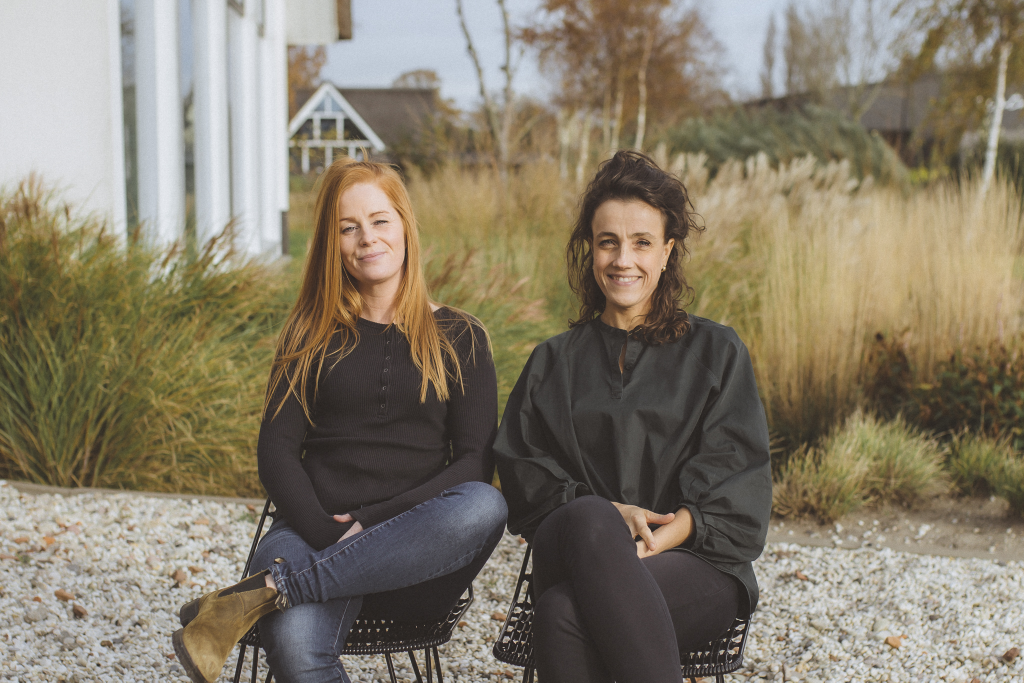
#> input picture bron/fotos/AM2A5314.jpg, 2048 x 1365 px (shown at 1/2 size); the run also reads 2 pictures not shown here
$ python fotos.py
#> lines starting #> are read from the running program, lines starting #| are printed output that depends on the picture
#!/usr/bin/env python3
"""
Backpack — foto's bijsnijden.

Alle uitsnedes staan hieronder in één lijst. Wil je een foto anders
gesneden hebben, pas dan het kadervak aan en draai dit script opnieuw.

Draaien:  python3 tools/fotos.py
Daarna:   open tools/CONTROLE.jpg en kijk of alles goed staat.

Waarom dit script bestaat: bij het bijsnijden werd eerder een foto op
de gok gecentreerd, waardoor gezichten buiten beeld vielen. Nu staat
elke uitsnede vastgelegd, is hij herhaalbaar, en dwingt het script je
om achteraf te kijken.

Het kadervak (l, t, r, b) is een fractie van de originele foto:
0 is links/boven, 1 is rechts/onder. Binnen dat vak wordt op de
gevraagde verhouding gesneden, met het midden van het vak als hart.
"""
import os
from PIL import Image

HIER = os.path.dirname(os.path.abspath(__file__))
REPO = os.path.dirname(HIER)
BRON = os.path.join(REPO, "bron", "fotos")      # hier staan de originelen
UIT = os.path.join(REPO, "images")

# bestand,                  doel,                        breedte, hoogte, kadervak
UITSNEDES = [
    ("AM2A5314.jpg",        "hero-duo",                   1400, 1120, (0, 0, 1, 1)),
    ("AM2A5122.jpg",        "verhaal-wandelen",           1000, 1200, (0, .04, 1, 1)),
    # Even voorstellen: begint hoog genoeg, anders vallen de gezichten eruit
    ("AM2A5296(1).jpg",     "video-still",                1600, 1000, (.06, .16, .80, .86)),
    ("AM2A5095.jpg",        "contact-duo",                1000, 1250, (0, .06, 1, 1)),
    ("pAM2A4857_pp(1).jpg", "portret-clementine",          900, 1125, (0, 0, 1, .88)),
    ("AM2A4528.jpg",        "portret-clementine-alt",      900, 1125, (.12, .16, .98, 1)),
    ("AM2A4449.jpg",        "portret-maaike",              900, 1125, (.20, .10, .92, .86)),
    ("AM2A4684.jpg",        "portret-maaike-alt",          900, 1125, (.22, .22, 1, 1)),
    ("pAM2A4857_pp(1).jpg", "avatar-clementine",           280,  280, (.10, .05, .86, .74)),
    ("AM2A4449.jpg",        "avatar-maaike",               280,  280, (.365, .295, .655, .58)),
    ("IMG_1917.jpg",        "praktijk-voorschoten",       1200,  900, (0, 0, 1, 1)),
]


def snijd(bestand, naam, breedte, hoogte, kader, kwaliteit=84):
#> called with bestand = 'AM2A5314.jpg', naam = 'hero-duo', breedte = 1400, hoogte = 1120, kader = (0, 0, 1, 1), kwaliteit = 84
    pad = os.path.join(BRON, bestand)
    if not os.path.exists(pad):
        print(f"  overgeslagen (origineel ontbreekt): {bestand}")
        return False
    im = Image.open(pad).convert("RGB")
#> im is the input picture: PIL image 2048x1365 RGB; mean R, G, B 132.4, 123.4, 105.9
    W, H = im.size
#> W = 2048; H = 1365
    l, t, r, b = (int(v * d) for v, d in zip(kader, (W, H, W, H)))
#> l = 0; t = 0; r = 2048; b = 1365
    im = im.crop((l, t, r, b))
    W, H = im.size
    doel = breedte / hoogte
    nw, nh = (int(H * doel), H) if W / H > doel else (W, int(W / doel))
#> nw = 1706; nh = 1365
    im = im.crop(((W - nw) // 2, (H - nh) // 2, (W - nw) // 2 + nw, (H - nh) // 2 + nh))
#> im: PIL image 1706x1365 RGB
    im = im.resize((breedte, hoogte), Image.LANCZOS)
#> im: PIL image 1400x1120 RGB
#> call 4 of snijd, with bestand = 'AM2A5095.jpg', naam = 'contact-duo', breedte = 1000, hoogte = 1250, kader = (0, 0.06, 1, 1), kwaliteit = 84
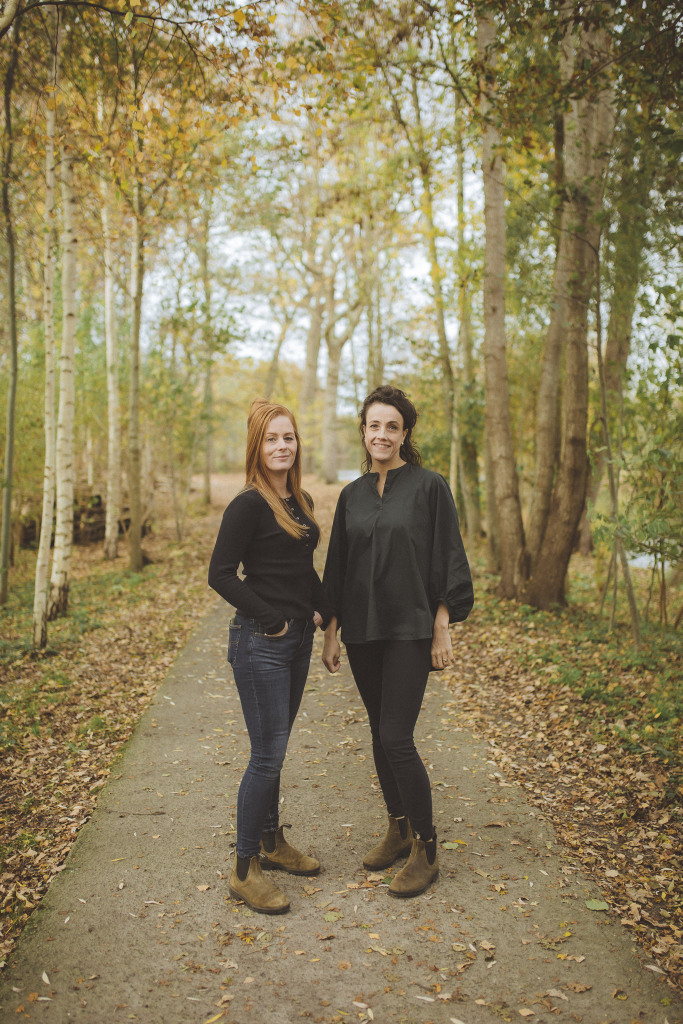
#> input picture bron/fotos/AM2A5095.jpg, 1365 x 2048 px (shown at 1/2 size)
#> in snijd, im is the input picture: PIL image 1365x2048 RGB; mean R, G, B 140.7, 128, 92.9
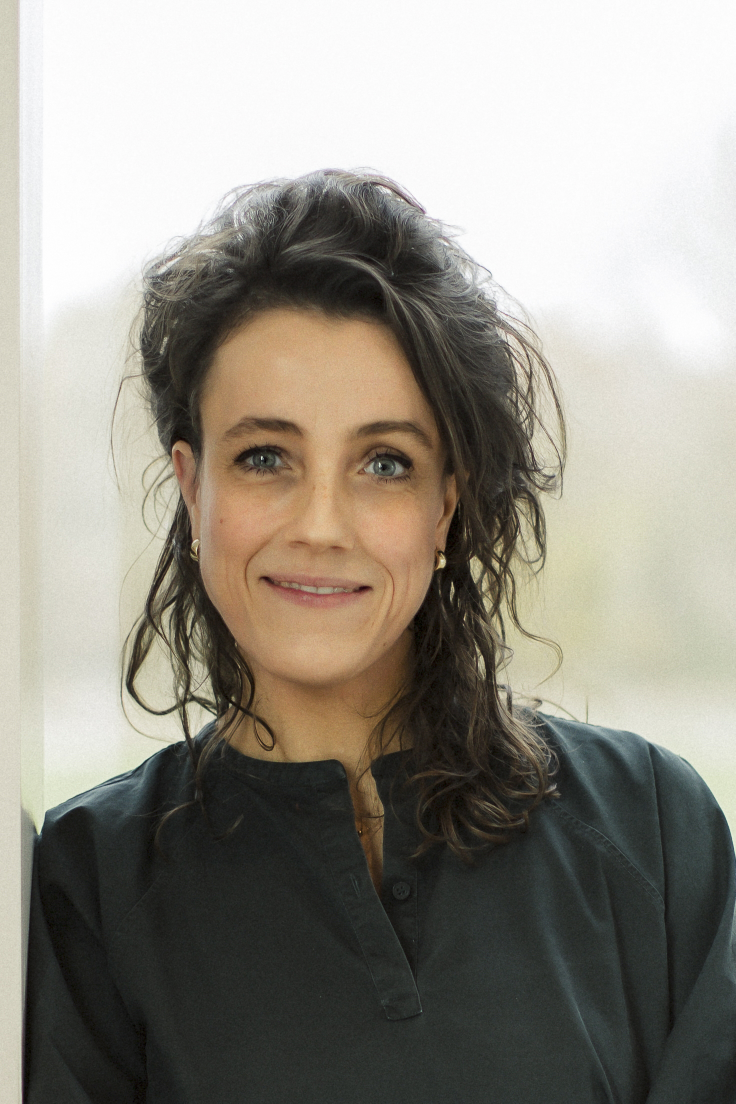
#> input picture bron/fotos/pAM2A4857_pp(1).jpg, 1471 x 2207 px (shown at 1/2 size)
#> in snijd, im is the input picture: PIL image 1471x2207 RGB; mean R, G, B 147.5, 143.4, 133.8
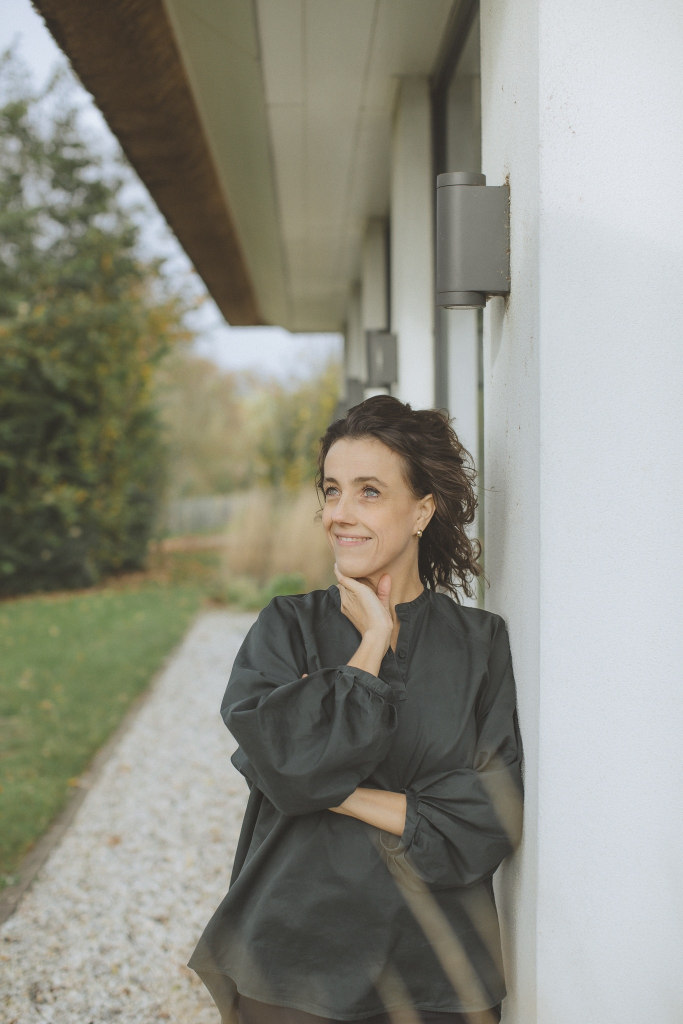
#> input picture bron/fotos/AM2A4528.jpg, 1365 x 2048 px (shown at 1/2 size)
#> in snijd, im is the input picture: PIL image 1365x2048 RGB; mean R, G, B 142.7, 142.6, 131.5
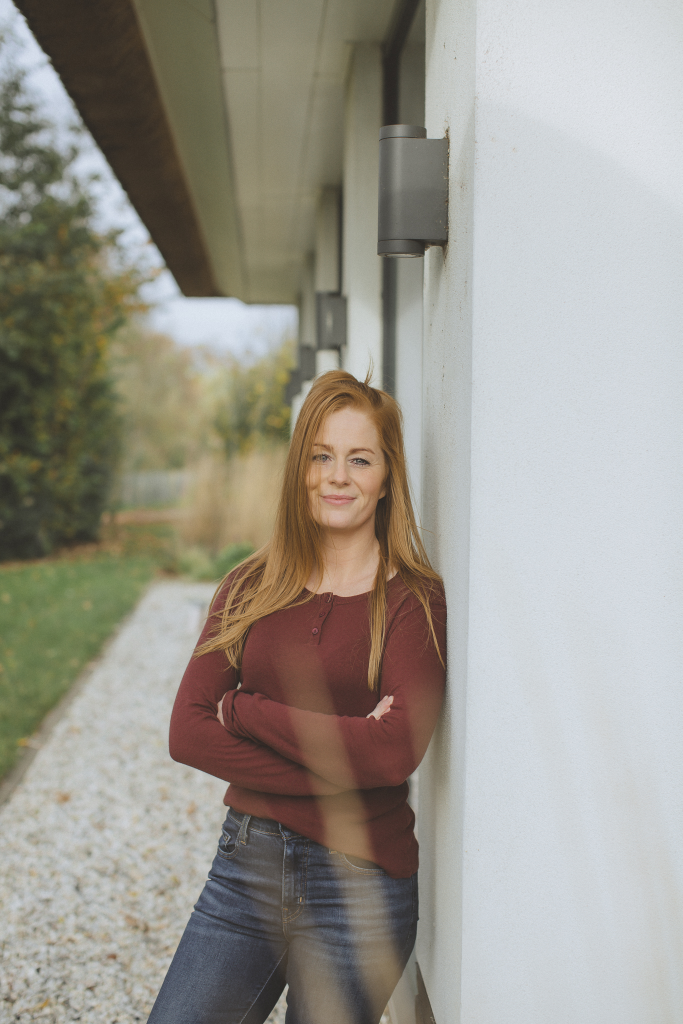
#> input picture bron/fotos/AM2A4449.jpg, 1365 x 2048 px (shown at 1/2 size)
#> in snijd, im is the input picture: PIL image 1365x2048 RGB; mean R, G, B 154.7, 151.2, 142.1
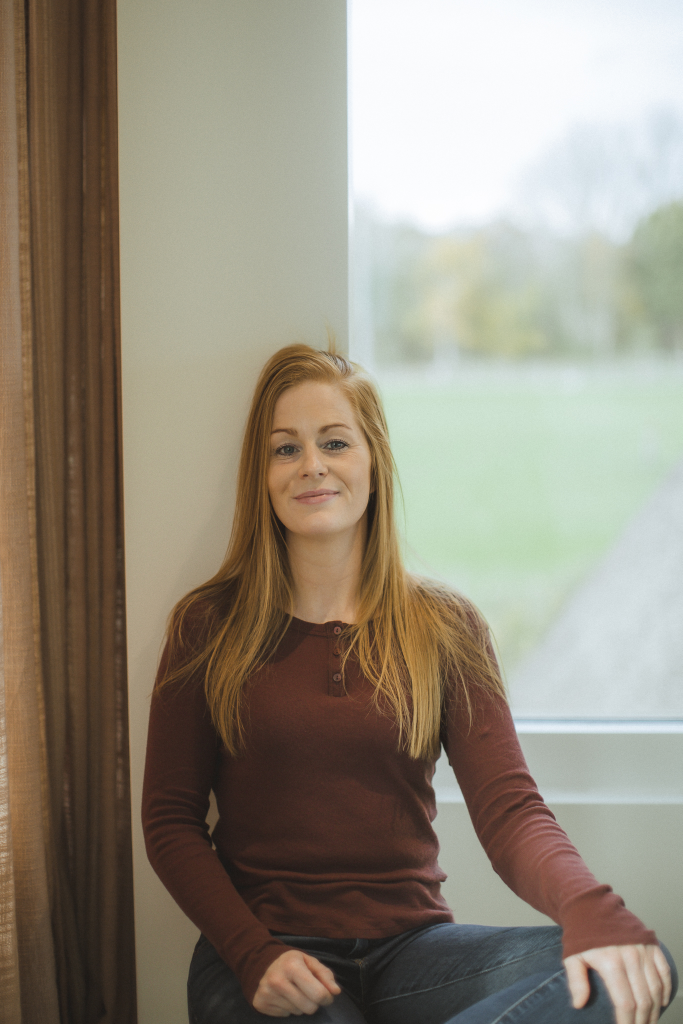
#> input picture bron/fotos/AM2A4684.jpg, 1365 x 2048 px (shown at 1/2 size)
#> in snijd, im is the input picture: PIL image 1365x2048 RGB; mean R, G, B 147.5, 139.7, 125
    im.save(os.path.join(UIT, naam + ".webp"), "WEBP", quality=kwaliteit, method=6)
    im.save(os.path.join(UIT, naam + ".jpg"), "JPEG", quality=kwaliteit,
            optimize=True, progressive=True)
    print(f"  {naam}  {breedte}x{hoogte}")
    return True


def controleblad(namen):
    """Zet alle uitsnedes naast elkaar in één afbeelding, zodat je in
    één oogopslag ziet of er niets is afgesneden."""
    from PIL import ImageDraw
    TH, KOL = 300, 4
    beelden = []
    for n in namen:
        p = os.path.join(UIT, n + ".webp")
        if os.path.exists(p):
            im = Image.open(p).convert("RGB")
#> im: PIL image 1400x1120 RGB
            im.thumbnail((TH, TH))
#> im: PIL image 300x240 RGB
            beelden.append((n, im))
    if not beelden:
        return
    rijen = (len(beelden) + KOL - 1) // KOL
#> rijen = 3
    blad = Image.new("RGB", (KOL * (TH + 10) + 10, rijen * (TH + 34) + 10), "#eee")
#> blad: PIL image 1250x1012 RGB; every value is 238
    d = ImageDraw.Draw(blad)
    for i, (n, im) in enumerate(beelden):
        x, y = 10 + (i % KOL) * (TH + 10), 10 + (i // KOL) * (TH + 34)
        blad.paste(im, (x, y))
        d.text((x, y + TH + 8), n, fill="black")
#> this loop made 10 passes
#> (n, x, y) on passes 1 to 10: ('hero-duo', 10, 10), ('verhaal-wandelen', 320, 10), ('video-still', 630, 10), ('contact-duo', 940, 10), ('portret-clementine', 10, 344), ('portret-clementine-alt', 320, 344), ('portret-maaike', 630, 344), ('portret-maaike-alt', 940, 344), ('avatar-clementine', 10, 678), ('avatar-maaike', 320, 678)
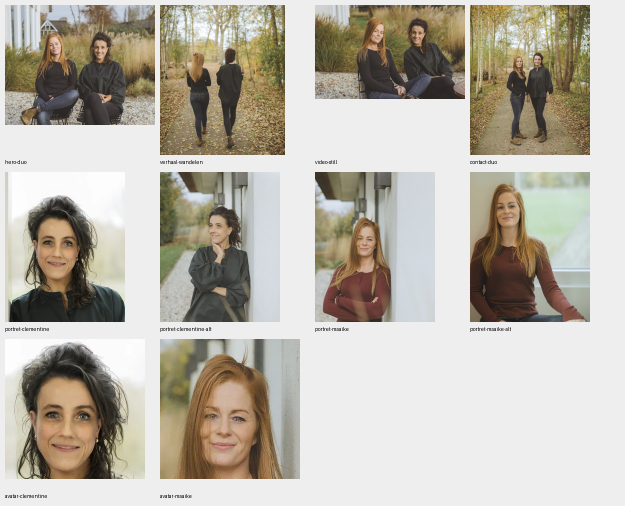
#> blad: PIL image 1250x1012 RGB (shown at 1/2 size); mean R, G, B 186.1, 180.6, 169.5
    blad.save(os.path.join(HIER, "CONTROLE.jpg"), quality=88)
    print(f"\nControleblad: tools/CONTROLE.jpg — kijk hier of alles goed staat.")


if __name__ == "__main__":
    print("Foto's bijsnijden:")
    gelukt = [naam for bestand, naam, w, h, k in UITSNEDES if snijd(bestand, naam, w, h, k)]
    controleblad(gelukt)
    if not gelukt:
        print("\nGeen originelen gevonden. Zet ze in bron/fotos/ en draai dit opnieuw.")
